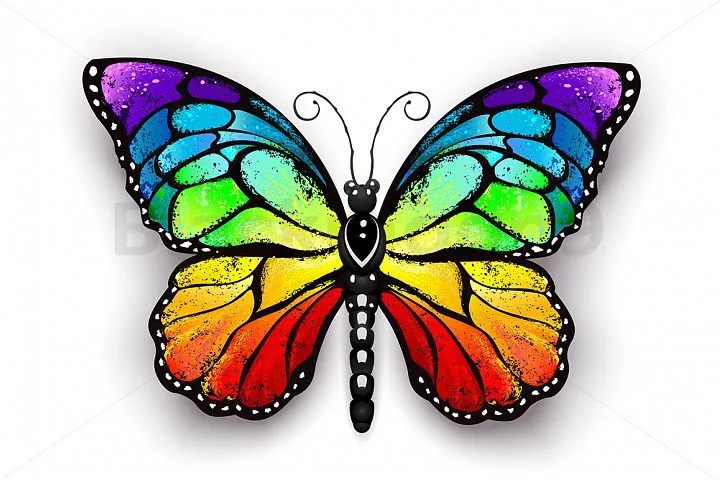
#> input picture colors.webp, 720 x 480 px
$ jupyter execute Resize_Image.ipynb
#> lines starting #> are read from the running program, lines starting #| are printed output that depends on the picture
<a href="https://colab.research.google.com/github/yg36/Resize-images/blob/main/Resize_Image.ipynb" target="_parent"></a>

[cell 1]
import cv2
import numpy as np
from google.colab.patches import cv2_imshow

img=cv2.imread("colors.webp")
#> img is the input picture: shape (480, 720, 3); mean B, G, R 177.8, 188.8, 191.5
print(img.shape)
#| (480, 720, 3)
cv2_imshow(img)
cv2.waitKey(0)

[cell 2]
# resizing the images
img_resize=cv2.resize(img, (256,256))
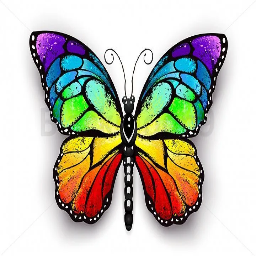
#> img_resize: shape (256, 256, 3); mean B, G, R 177.8, 188.8, 191.5
cv2_imshow(img_resize)
cv2.waitKey(0)
print(img_resize.shape)
#| (256, 256, 3)

[cell 3]
# size half
img_half=cv2.resize(img, (img.shape[1]//2, img.shape[0]//2))
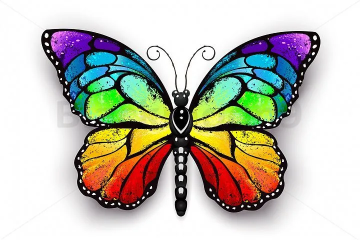
#> img_half: shape (240, 360, 3); mean B, G, R 177.9, 188.9, 191.6
print(img_half.shape)
#| (240, 360, 3)
cv2_imshow(img_half)
cv2.waitKey(0)
